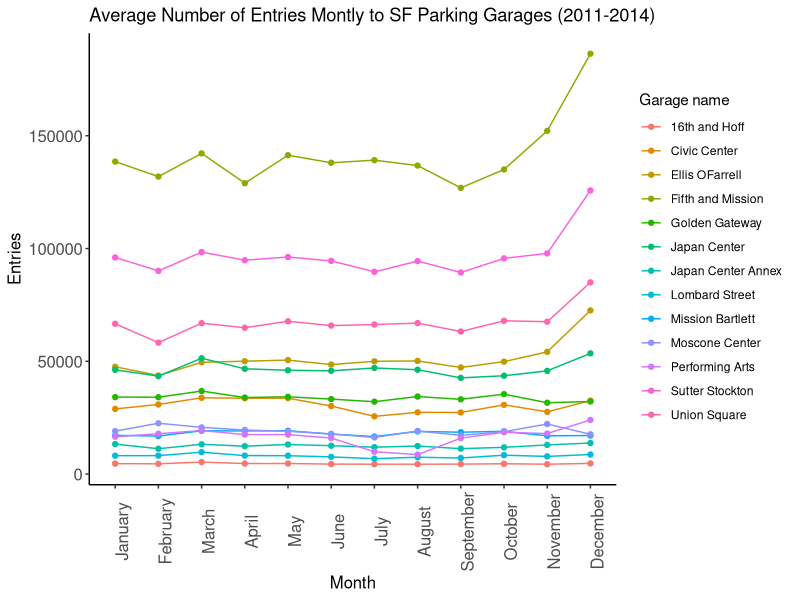

This chart was generated by the following R code: (Note: this script raises an error after producing the figure.)
library(tidyverse)

getwd()
setwd("/Users/wolfge/Documents/bootstrap_plan372/cloned hwk repos/plan372_hmks/exercises-main/sfpark")
#^^ setting wd obv

#-======-=======----

sfpark_data <- read_csv("data/sfpark.csv") #reading data

colnames(sfpark_data)
head(sfpark_data)


unique(sfpark_data$usage_type) #finding unique vals of usage variable
unique(sfpark_data$facility)

#experimenting with shit in class lmao

testdf <- rename(sfpark_data,"temporal location" = "date")



# filter example

test_data <- mutate(sfpark_data, 
                    mission_dummy = ifelse(district=="Mission",1,0))


test_data2 <- mutate(sfpark_data,
                     mission_dummy=ifelse(district=="Mission",1,0),
                     filmore_dummy = ifelse(district=="Fillmore",1,0))

#this is how piping works
#you can Cmd Shift M to make a pipe
test_data2 %>% 
  rename("fillmore_dummy" = "filmore_dummy") %>% 
  colnames()
  #mutate(test_data2,another_dummy=ifelse(district!="Mission" & district!="Fillmore",2,0))


alt <- sfpark_data %>% 
  group_by(district) %>% 
  summarize(district_avg_entries = mean(entries)) %>% 
  ungroup



#finding entrances to garages on a given day

exits_entries_by_facility_dates <- sfpark_data %>% 
  group_by(date, facility) %>% 
  summarize(entries = sum(entries),exits = sum(exits)) %>% 
  ungroup


# avg_daily_entr_exit_facil <- exits_entries_by_facility_dates %>% 
#   group_by(facility) %>% 
#   summarize(avg_daily_entries = mean(entries),avg_daily_exits = mean(exits)) %>% 
#   ungroup
# 
# median_daily_entr_exit_facil <- exits_entries_by_facility_dates %>% 
#   group_by(facility) %>% 
#   summarize(med_daily_entries = median(entries),med_daily_exits = median(exits)) %>% 
#   ungroup

#creating a df that tell us the average daily exits and entrances for each parking
#garage facility
daily_entr_exits_facil <- exits_entries_by_facility_dates %>% 
  group_by(facility) %>% 
  summarize(mean_entries_daily = mean(entries),median_entries_daily = median (entries),
            mean_exits_daily = mean(exits), median_exits_daily = median(exits)) %>% 
  ungroup



#========

class(sfpark_data$date)

#turn it into dates!
head(sfpark_data)
#date column looks like <chr>
#4/1/2011 

dateconvert <- sfpark_data %>% 
  mutate(date2 = as.Date(date,format = "%m/%d/%Y"))


tail(dateconvert)



#-========
#can extract year month, day, or detect if weekday or weekend
#needs to be told how to read it properly
#as.Date(column,format="strthattellsyouhowtoreadit")

sfpark_data <- sfpark_data %>% 
  mutate(date = as.Date(date,format = "%m/%d/%Y"),
         weekday = wday(date),
         weekday_lbl = wday(date, label=T),
         month = month(date),
         year = year(date),
         day = day(date))
  

#======


#"what month has the highest parking demand"

#create df of entries by garage and year

#so find the highest mean of parkings sorted by month, yes?

parking_demand <- sfpark_data %>% 
  group_by(facility,month) %>% 
  summarize(mean_entries_monthly = mean(entries),
            median_entries_monthly = median(entries)) %>% 
  ungroup


unique(sfpark_data$facility)

wide_data <- sfpark_data %>% 
  group_by(facility,year) %>% 
  summarize(entries = mean(entries)) %>% 
  ungroup %>% 
  pivot_wider(names_from=year,values_from = entries)



head(sfpark_data)


#finding peak months per facility

facil_monthly_activity <- sfpark_data %>% 
  group_by(facility,month,year) %>% 
  summarize(entries = sum(entries)) %>%  #we want the whole month's worth
  arrange(facility,year,month) %>% #you could also just rearrange the group_by()
  #now we have the sum of each month for each garage, yearsly
  
  #we want the mean for month X for all years
  #don't have to ungroup first
  group_by(facility,month) %>% 
  summarize(entries = mean(entries)) %>% 
  
  ungroup()
  
head(facil_monthly_activity,16)


#I'm a genius :3c

# testbit <-facil_monthly_activity %>% 
#   group_by(facility) %>% 
#   summarise(max = max(entries)) %>% 
#   ungroup()

#but you don't get the month-number here
#testbit

#if you want the row chunked off

facil_max_months <- facil_monthly_activity %>% 
  #head(facil_monthly_activity)
  group_by(facility) %>% 
  mutate(max_value_entries = max(entries, na.rm =T),
         maxval = ifelse(entries == max_value_entries, 1,0)) %>% 
  filter(maxval == 1) %>% 
  select(-c(max_value_entries,maxval)) %>% 
  ungroup()

facil_max_months


#=======
#=======


#we are going to use ggplot to make some nice lookin graphs that demonstrate 
#the monthly usage levels of each parkin garage

library(ggplot2)
#ggplot2 is the name of the package
#ggplot is the name of the function from that package

?ggplot

#what do we want? color coding, easier distinction, legends, better y label
#better xlabeling


unique(facil_monthly_activity$month)

class(facil_monthly_activity$month)
#it's assuming they're numeric, not categorical
#because they are saved like that lol

facil_monthly_activity <-mutate(facil_monthly_activity,
                                catmonth = as.factor(facil_monthly_activity$month))

facil_monthly_activity <-mutate(facil_monthly_activity,
                                nammonth = month.name[month])

#x aaxis labels not in right order
#can use fct_inorder

facil_monthly_activity$nammonth <- fct_inorder(facil_monthly_activity$nammonth)
#fixed! fascinating

#get rid of "Garage" on the end of the Facility names for neatness
?str_replace_all
facil_monthly_activity <-mutate(facil_monthly_activity,
                                garage = str_replace_all(facil_monthly_activity$facility,"Garage",""))

facil_monthly_activity$garage

# group_by(facil_monthly_activity,facility)
# ungroup(facil_monthly_activity)
ggplot(data = facil_monthly_activity, 
       mapping = aes(x = nammonth, y = entries,group=garage, color=garage)) +
  geom_line() +
  geom_point() +
  theme_classic() +
  xlab("Month") +
  ylab("Entries")+
  labs(color = "Garage name")+
  ggtitle("Average Number of Entries Montly to SF Parking Garages (2011-2014)")+
  theme(axis.title = element_text(size = 12),
        axis.text = element_text(size = 12),
        axis.text.x = element_text(angle = 90))
  
  

ggplot(data = facil_max_months,
       aes(x = monthlabel)) +
  geom_bar() +
  ylab("Peak Month Tally")+
  xlab("Month") +
  ggtitle("Peak months SF Parking Garages (2011-2014)")

facil_max_months$month2 <- as.factor(facil_max_months$month)

facil_max_months <- facil_max_months %>% 
  arrange(month) %>% 
  mutate(monthlabel = month.name[month],
         monthlabel = fct_inorder(monthlabel))
  
facil_max_months



Sys.Date()
